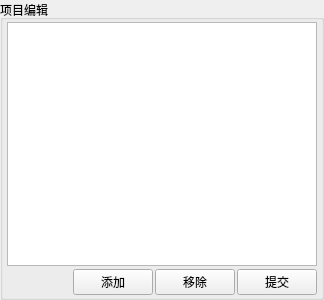
<?xml version="1.0" encoding="UTF-8"?>
<ui version="4.0">
 <class>ItemEditorClass</class>
 <widget class="QWidget" name="ItemEditorClass">
  <property name="windowModality">
   <enum>Qt::WindowModal</enum>
  </property>
  <property name="geometry">
   <rect>
    <x>0</x>
    <y>0</y>
    <width>324</width>
    <height>300</height>
   </rect>
  </property>
  <property name="windowTitle">
   <string>项目编辑</string>
  </property>
  <layout class="QVBoxLayout" name="verticalLayout_2">
   <property name="spacing">
    <number>0</number>
   </property>
   <property name="margin">
    <number>0</number>
   </property>
   <item>
    <widget class="QGroupBox" name="groupBox">
     <property name="title">
      <string>项目编辑</string>
     </property>
     <layout class="QVBoxLayout" name="verticalLayout">
      <property name="spacing">
       <number>3</number>
      </property>
      <property name="leftMargin">
       <number>4</number>
      </property>
      <property name="topMargin">
       <number>2</number>
      </property>
      <property name="rightMargin">
       <number>4</number>
      </property>
      <property name="bottomMargin">
       <number>2</number>
      </property>
      <item>
       <widget class="QTableView" name="itemTable">
        <property name="alternatingRowColors">
         <bool>true</bool>
        </property>
        <property name="selectionMode">
         <enum>QAbstractItemView::ExtendedSelection</enum>
        </property>
        <property name="selectionBehavior">
         <enum>QAbstractItemView::SelectRows</enum>
        </property>
        <property name="sortingEnabled">
         <bool>true</bool>
        </property>
       </widget>
      </item>
      <item>
       <layout class="QHBoxLayout" name="horizontalLayout">
        <property name="spacing">
         <number>2</number>
        </property>
        <item>
         <spacer name="horizontalSpacer">
          <property name="orientation">
           <enum>Qt::Horizontal</enum>
          </property>
          <property name="sizeHint" stdset="0">
           <size>
            <width>40</width>
            <height>20</height>
           </size>
          </property>
         </spacer>
        </item>
        <item>
         <widget class="QPushButton" name="addButton">
          <property name="minimumSize">
           <size>
            <width>60</width>
            <height>20</height>
           </size>
          </property>
          <property name="maximumSize">
           <size>
            <width>80</width>
            <height>30</height>
           </size>
          </property>
          <property name="text">
           <string>添加</string>
          </property>
          <property name="icon">
           <iconset resource="../Cosmetic/Cosmetic.qrc">
            <normaloff>:/common/Resources/gtk-add.png</normaloff>:/common/Resources/gtk-add.png</iconset>
          </property>
         </widget>
        </item>
        <item>
         <widget class="QPushButton" name="removeButton">
          <property name="minimumSize">
           <size>
            <width>60</width>
            <height>20</height>
           </size>
          </property>
          <property name="maximumSize">
           <size>
            <width>80</width>
            <height>30</height>
           </size>
          </property>
          <property name="text">
           <string>移除</string>
          </property>
          <property name="icon">
           <iconset resource="../Cosmetic/Cosmetic.qrc">
            <normaloff>:/common/Resources/gtk-remove.png</normaloff>:/common/Resources/gtk-remove.png</iconset>
          </property>
         </widget>
        </item>
        <item>
         <widget class="QPushButton" name="submitButton">
          <property name="minimumSize">
           <size>
            <width>60</width>
            <height>20</height>
           </size>
          </property>
          <property name="maximumSize">
           <size>
            <width>80</width>
            <height>30</height>
           </size>
          </property>
          <property name="text">
           <string>提交</string>
          </property>
          <property name="icon">
           <iconset resource="../Cosmetic/Cosmetic.qrc">
            <normaloff>:/common/Resources/ok.png</normaloff>:/common/Resources/ok.png</iconset>
          </property>
         </widget>
        </item>
       </layout>
      </item>
     </layout>
    </widget>
   </item>
  </layout>
 </widget>
 <layoutdefault spacing="6" margin="11"/>
 <resources>
  <include location="../Cosmetic/Cosmetic.qrc"/>
 </resources>
 <connections>
  <connection>
   <sender>addButton</sender>
   <signal>clicked()</signal>
   <receiver>ItemEditorClass</receiver>
   <slot>add()</slot>
   <hints>
    <hint type="sourcelabel">
     <x>202</x>
     <y>289</y>
    </hint>
    <hint type="destinationlabel">
     <x>281</x>
     <y>378</y>
    </hint>
   </hints>
  </connection>
  <connection>
   <sender>removeButton</sender>
   <signal>clicked()</signal>
   <receiver>ItemEditorClass</receiver>
   <slot>remove()</slot>
   <hints>
    <hint type="sourcelabel">
     <x>286</x>
     <y>284</y>
    </hint>
    <hint type="destinationlabel">
     <x>296</x>
     <y>363</y>
    </hint>
   </hints>
  </connection>
  <connection>
   <sender>submitButton</sender>
   <signal>clicked()</signal>
   <receiver>ItemEditorClass</receiver>
   <slot>remove()</slot>
   <hints>
    <hint type="sourcelabel">
     <x>362</x>
     <y>283</y>
    </hint>
    <hint type="destinationlabel">
     <x>383</x>
     <y>393</y>
    </hint>
   </hints>
  </connection>
 </connections>
 <slots>
  <slot>add()</slot>
  <slot>remove()</slot>
  <slot>submit()</slot>
 </slots>
</ui>
